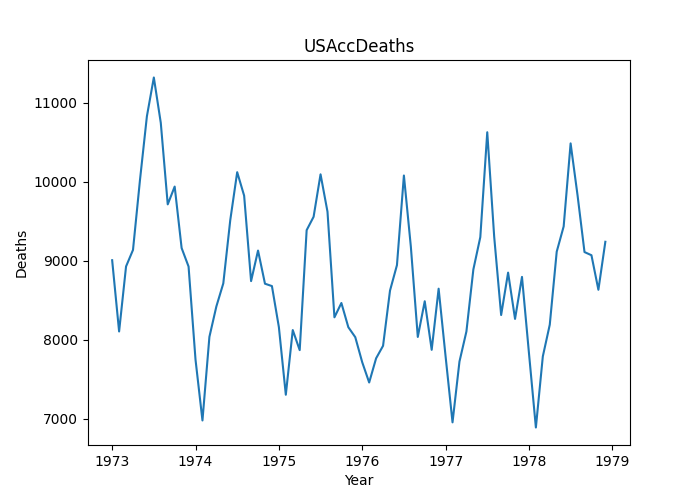

Recreate this plot in Python.
"""
USAccDeaths.

PyDataset Documentation (adopted from R Documentation):

Accidental Deaths in the US 1973–1978

A time series giving the monthly totals of accidental deaths in the USA. The
values for the first six months of 1979 are 7798 7406 8363 8460 9217 9316.

P. J. Brockwell and R. A. Davis (1991) _Time Series: Theory and Methods._
Springer, New York.
"""
from matplotlib import pyplot as plt
from pydataset import data
import os

dataset_name = 'USAccDeaths'
# data(dataset_name, show_doc=True)
df = data(dataset_name)
print(df.head())

plt.plot(df['time'], df['USAccDeaths'])
plt.xlabel('Year')
plt.ylabel('Deaths')
plt.title(dataset_name)

if 'pydataset' in os.getcwd():
    plt.savefig(dataset_name)
else:
    plt.savefig(os.path.join('pydataset', dataset_name))
